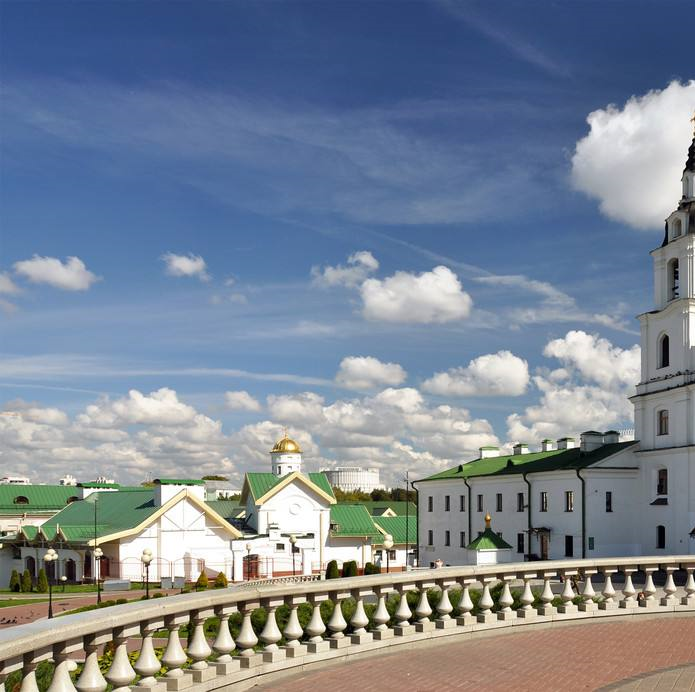
#> input picture Project1/timg1.png, 695 x 692 px
$ jupyter execute Porject1.ipynb
#> lines starting #> are read from the running program, lines starting #| are printed output that depends on the picture
# 图像拼接

[cell 1]
import cv2
import matplotlib.pyplot as plt
import numpy as np
import random

[cell 2]
pic1=cv2.imread('timg1.png')
#> pic1 is the input picture: shape (692, 695, 3); mean B, G, R 148.7, 133.9, 122.6
pic2=cv2.imread('timg4.png')
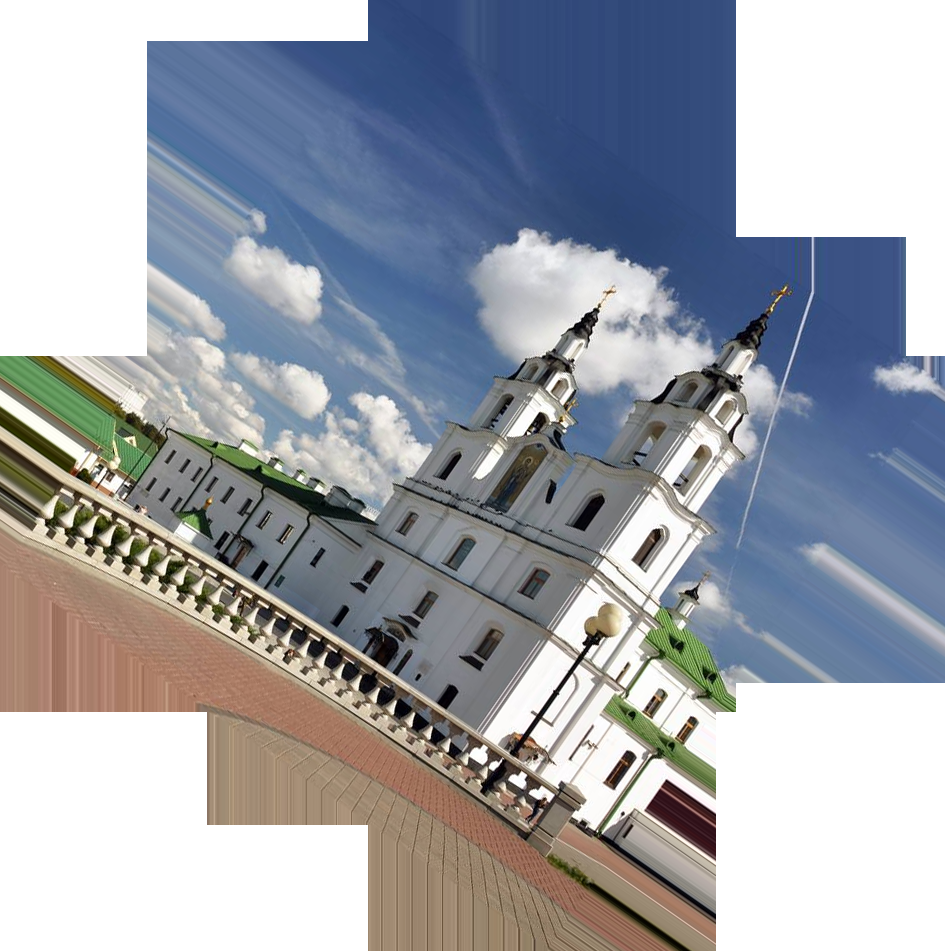
#> input picture Project1/timg4.png, 945 x 951 px
#> pic2 is the input picture: shape (951, 945, 3); mean B, G, R 170.5, 162.6, 158.7
pic1.shape,pic2.shape
#> Out = ((692, 695, 3), (951, 945, 3))

[cell 3]
plt.imshow(pic1)
plt.show()

[cell 4]
plt.imshow(pic2)
plt.show()

[cell 5]
sift = cv2.xfeatures2d.SIFT_create()
kp1, des1 = sift.detectAndCompute(pic1, None)
#> kp1 = 2128 keypoints; strongest (x, y, size): (64, 578, 3), (616, 571, 1.8), (280, 546, 5), (657, 569, 2)
kp2, des2 = sift.detectAndCompute(pic2, None)
#> kp2 = 2737 keypoints; strongest (x, y, size): (623, 814, 2.4), (494, 765, 5.6), (528, 433, 2), (629, 757, 8.1)

[cell 6]
des1=np.array(des1)
des2=np.array(des2)
kp1=np.array(kp1)
kp2=np.array(kp2)

[cell 7]
from sklearn.neighbors import NearestNeighbors
# 两个列表用于记录匹配点在关键点列表中的位置
des1_place=[]
des2_place=[]
model=NearestNeighbors(n_neighbors=2).fit(des2)
for i,j in enumerate(des1):
    # 查找2个最近邻，如果距离之比小于0.8，则认为是匹配点，记录匹配点位置
    distance,place=model.kneighbors(j.reshape(1,128),2, return_distance=True)
    if distance[0][0]<0.8*distance[0][1]:
        des1_place.append(i)
        des2_place.append(place[0][0])
#> this loop made 2128 passes
#> (distance, place) on passes 1 to 3: ([[359.4, 368.3]], [[716, 2007]]), ([[251.1, 263]], [[1104, 1366]]), ([[325.1, 359.6]], [[2593, 781]])
#> after the loop, des1_place = 897 values from 248 to 2125; des2_place = 897 values, max 2613 at index 892, min 1 at index 30, mean 697

[cell 8]
kp1_new=kp1[des1_place]
des1_new=des1[des1_place]
kp2_new=kp2[des2_place]
des2_new=des2[des2_place]
bf = cv2.BFMatcher(normType=cv2.NORM_L1, crossCheck=True)
matches = bf.match(des1_new,des2_new)
#> matches = 817 matches
len(matches)
#> Out = 817

[cell 9]
matches = sorted(matches, key = lambda x:x.distance)
img3 = cv2.drawMatches(img1=pic1,keypoints1=kp1_new,img2=pic2,keypoints2=kp2_new, matches1to2=matches, outImg=pic2, flags=2)
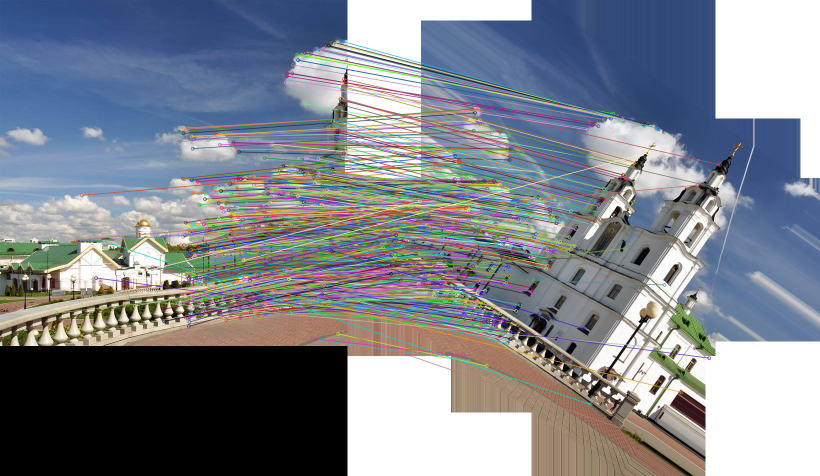
#> img3: shape (951, 1640, 3) (shown at 1/2 size); mean B, G, R 140.9, 132.1, 127
plt.imshow(img3)
plt.show()

[cell 10]
# 取出匹配点的坐标，最后一维的形状为2，即x和y的值
src_pts = np.float32([kp1[i].pt for i in des1_place]).reshape(-1,1,2)
#> src_pts = 897 rows, first 8: [98.75, 661.8], [113.4, 625.7], [139.6, 580.2], [151.7, 480.2], [157.3, 481.6], [163.6, 390.3], [170.7, 486], [181.8, 592.4]
dst_pts = np.float32([kp2[i].pt for i in des2_place]).reshape(-1,1,2)
#> dst_pts = 897 rows, first 8: [680.8, 475.5], [553.9, 496.4], [144, 402.4], [699.8, 369.9], [242.9, 440.4], [222.8, 324.8], [635.6, 600.8], [653.6, 697.9]

[cell 11]
# cv2.findHomography返回值中H为变换矩阵，mask是掩码，即局内点
H, mask = cv2.findHomography(dst_pts,src_pts, cv2.RANSAC, 5.0)
#> H = [[0.819, 0.574, 28.9], [-0.573, 0.819, 227.5], [3.94e-07, 2.07e-08, 1]]; mask = 897 values, max 1 at index 57, min 0 at index 0, mean 0.883
H
#> Out has the same summary as H

[cell 12]
# 计算单应性矩阵
def cal_homography(src_kp,dst_kp):
    """"src_kp and dst_kp have four couple of keypoints
    A=[[x1,y1,1,0,0,0,-x1'x1,-x1'y1,-x1'],
    [0,0,0,x1,y1,1,-y1'x1,-y1'y1,-y1'],
    [x2,y2,1,0,0,0,-x2'x2,-x2'y2,-x2'],
    [0,0,0,x2,y2,1,-y2'x2,-y2'y2,-y2'],
    [x3,y3,1,0,0,0,-x3'x3,-x3'y3,-x3'],
    [0,0,0,x3,y3,1,-y3'x3,-y3'y3,-y3'],
    [x4,y4,1,0,0,0,-x4'x4,-x4'y4,-x4'],
    [0,0,0,x4,y4,1,-y4'x4,-y4'y4,-y4'],
    [0,0,0,0,0,0,0,  0,       0,   1]]
    b=[0,0,0,0,0,0,0,0,0,1]
    solve Ax=b
    """
    A=np.zeros((8,9))
    place1=[0,2,4,6]
    place2=[1,3,5,7]
    src_data=np.hstack((src_kp, np.ones((4, 1))))
    A[place1,0:3]=src_data
    A[place2,3:6]=src_data
    A[place1,6:9]=-dst_kp[:,0].reshape(4,1)*src_data
    A[place2,6:9]=-dst_kp[:,1].reshape(4,1)*src_data
    # line_nine为零的地方给予一个很小的数，使矩阵的值非零
    line_nine=np.array([1e-10,1e-10,1e-10,1e-10,1e-10,1e-10,1e-10,1e-10,1])
    b= np.array([0,0,0,0,0,0,0,0,1])
    A=np.vstack((A,line_nine))
    x=np.linalg.solve(A,b)
    x=x.reshape(3,3)
    return x

[cell 13]
# 自定义的ransac函数计算单应性矩阵
def ransac(src_kp,dst_kp,tolerent_sigma,iterations=100,thresh_size = 0.5,flag=0):
    """RANSAC in homography
    @param src_kp,dst_kp=H.src_kp
    @param dst_kp
    @param tolerent_sigma,允许误差值
    @param iterations,迭代次数
    @param thresh_size,局内点超过一定百分比之后停止迭代
    @param flag,flag=0，每次都是取四个随机值，flag=1，每次都是从inliers中取,

    """

    # 初始化局内点数量和局内点列表
    pretotal = 0
    inliers=[]
    SIZE=len(src_kp)
    for i in range(iterations):
        # 4对点计算单应性矩阵
        if flag==0:
            # 每次都从所有样本点中随机取值
            sample_index = random.sample(range(SIZE), 4)
            inliers = np.hstack((src_kp[sample_index], dst_kp[sample_index]))
        else:
            # 每次更新inliers，每次从inliers中取4对点
            if len(inliers)<=4 or i==0 :
                # 如果局内点数量小于等于4个，从所有样本中重新随机选择
                sample_index = random.sample(range(SIZE), 4)
                inliers = np.hstack((src_kp[sample_index], dst_kp[sample_index]))
            else:
                sample_index = random.sample(range(len(inliers)), 4)
                inliers = inliers[sample_index]

        src_current = inliers[:,0:2]
        dst_current = inliers[:,2:4]
        # H,_ =cv2.findHomography(src_current,dst_current)
        H=cal_homography(src_current,dst_current)

        # 计算目标点变换后的坐标，并计算欧式距离
        src_data = np.hstack((src_kp, np.ones((SIZE, 1))))
        transform_kp=(np.dot(H,src_data.T)).T
        dis=np.sqrt((dst_kp[:,0]-transform_kp[:,0])**2+(dst_kp[:,1]-transform_kp[:,1])**2)

        # 找出误差小于容忍误差的值的位置，并加入inliers
        inlier_index=dis<tolerent_sigma
        inliers=np.hstack((src_kp[inlier_index],dst_kp[inlier_index]))
        total_inliers = inliers.shape[0]

        if total_inliers > pretotal:
            pretotal = total_inliers
            best_H = H

        if total_inliers >= SIZE * thresh_size:
            break
    return best_H,inliers

[cell 14]
src_kp=src_pts.reshape(src_pts.shape[0],2)
#> src_kp = 897 pairs, first value 98.75 to 691.9, second value 82.22 to 680
dst_kp=dst_pts.reshape(dst_pts.shape[0],2)
#> dst_kp = 897 pairs, first value 24.64 to 744.3, second value 217.5 to 864.5
H,_=ransac(dst_kp,src_kp,5.0)
#> in ransac, `SIZE=len(src_kp)`: SIZE = 897
#> the loop in ransac, `for i in range(iterations):` made 3 passes
#> dst_current on pass 2: [[325.2, 597.6], [434, 600.6], [531.4, 557.5], [521.7, 413]]
#> src_current on pass 3: [[161.8, 568.6], [461.2, 426.5], [404, 534], [323.4, 277.6]]
#> after the loop in ransac, `for i in range(iterations):`: pretotal = 732
#> H = [[0.813, 0.566, 31.46], [-0.571, 0.812, 228], [-3.25e-06, -8.31e-06, 1]]
H
#> Out has the same summary as H

[cell 15]
# 获取原图像的高和宽
h1,w1,p1 = pic1.shape
#> h1 = 692; w1 = 695; p1 = 3
h2,w2,p2 = pic2.shape
#> h2 = 951; w2 = 945; p2 = 3

# 新图像高度取两者大值
h = np.maximum(h1,h2)
#> h = 951
# 计算移动的距离，取出待拼接图像与源图像中较大的x坐标，即重合的区域
movedis = int(np.maximum(dst_pts[0][0][0],src_pts[0][0][0]))
#> movedis = 680
# 宽度需要扣除重合区域
w=w1+w2-movedis
#> w = 960

# cv2.warpPerspective，参数为需要变换的图像，单应性矩阵，变换后的尺寸wxh
rightimg = cv2.warpPerspective(pic2,H,(w,h))
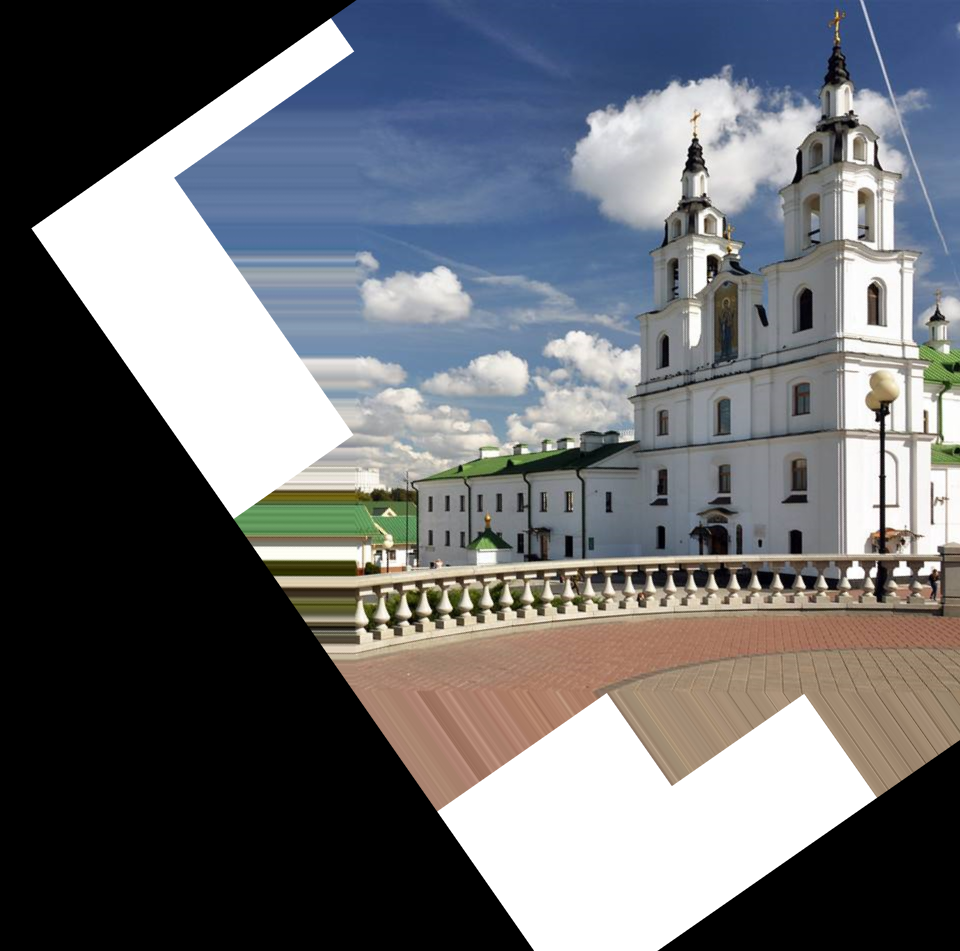
#> rightimg: shape (951, 960, 3); mean B, G, R 112.6, 108.6, 106.8
print(rightimg.shape)
#| (951, 960, 3)

[cell 16]
# # 输出变换后的图像
plt.imshow(rightimg)
plt.show()

[cell 17]
# # 拼接图像
# 坐标[x,y]x([[1, 0, 0], [0, 1, 0]])=[x,y,0]，即没有任何变化
M1 = np.float32([[1, 0, 0], [0, 1, 0]])
# 采用变换的方法，可以扩充图像但不改变源图像的像素
dst1 = cv2.warpAffine(pic1,M1,(w, h))
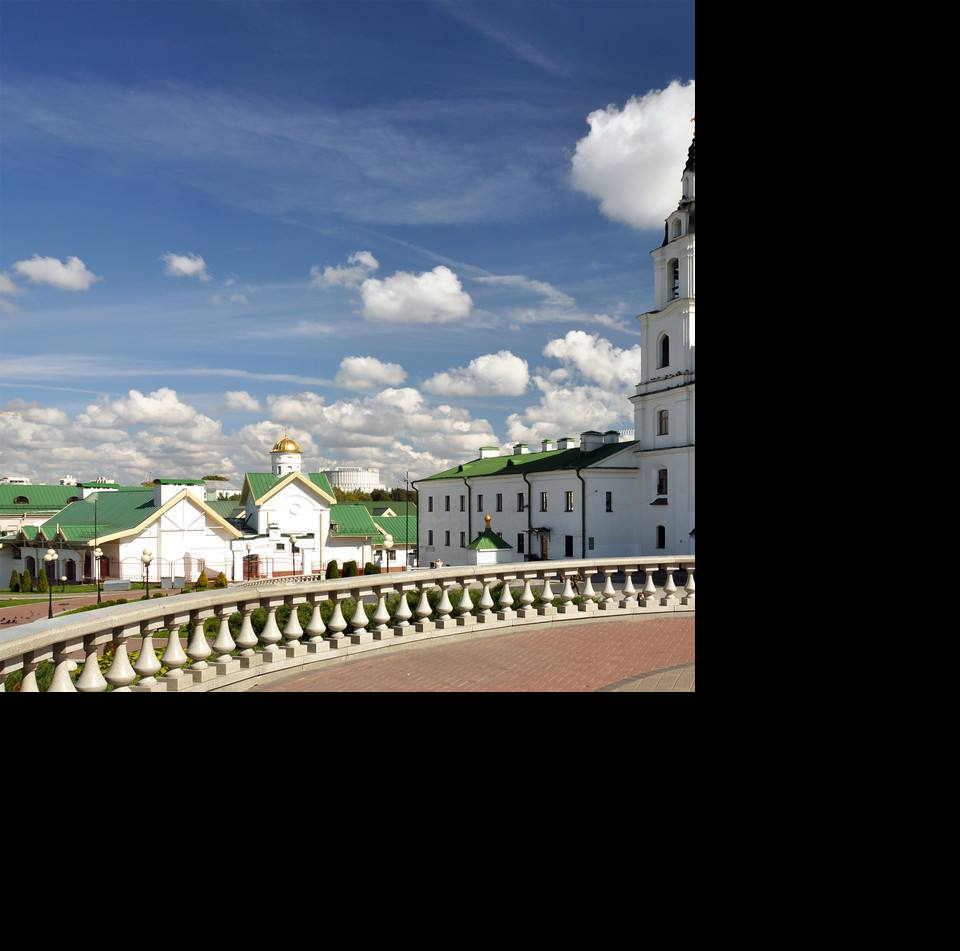
#> dst1: shape (951, 960, 3); mean B, G, R 78.3, 70.5, 64.6
plt.imshow(dst1)
plt.show()

[cell 18]
# 自定义拼接函数，将leftimg中的所有像素保留，其余像素采用rightimg中的像素
def merge(leftimg,rightimg,h,w):
    dst_target=np.zeros((h,w,3))
    for i in range(h):
        for j in range(w):
            if i<h1 and j<w1:
                dst_target[i,j]=leftimg[i,j]
            else:
                dst_target[i,j]=rightimg[i,j]
    dst_target=dst_target.astype('uint8')
    return dst_target

leftimg=pic1
dst_target=merge(leftimg,rightimg,h,w)
#> after the loop in merge, `for i in range(h):`:
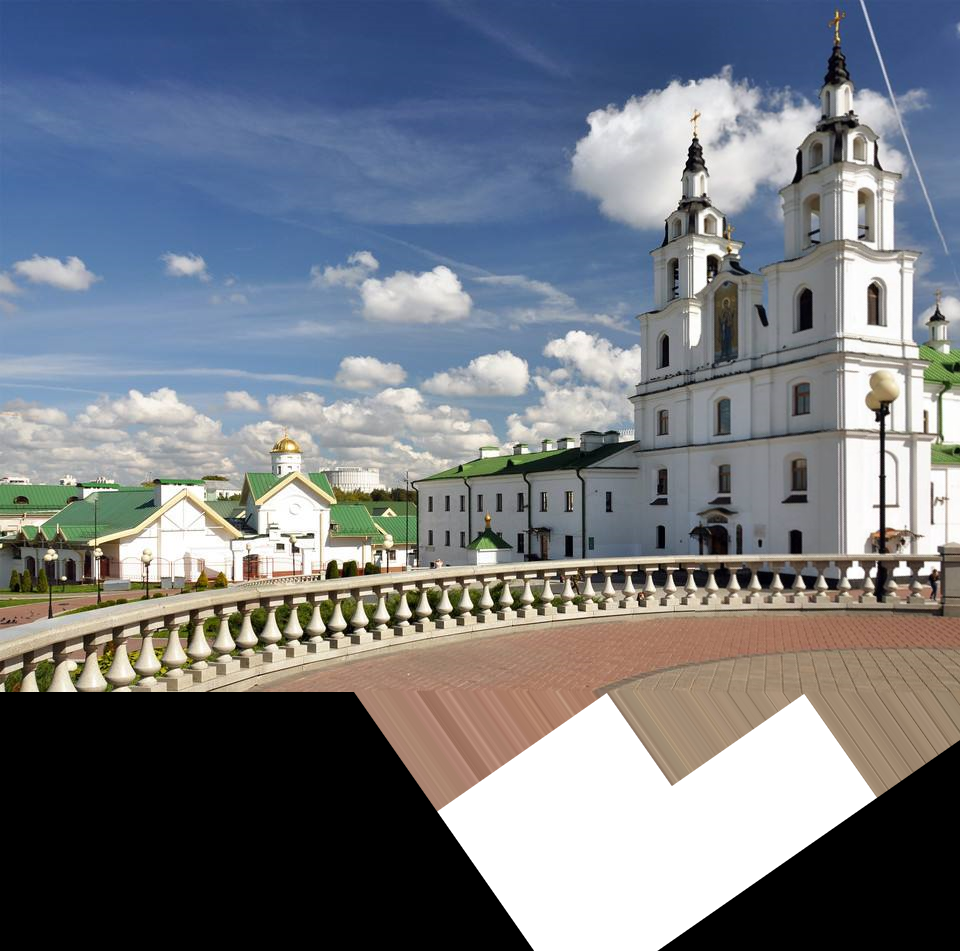
#> dst_target: shape (951, 960, 3) float64; mean B, G, R 129.4, 121.6, 116.7
plt.imshow(dst_target)
plt.show()
